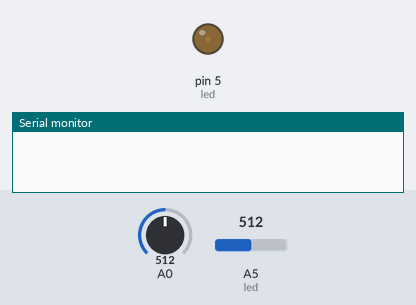
Bench run of a sketch on a simulated Arduino Mega 2560, built with avr-gcc and run on an emulated ATmega2560. Parts: output pins drawn as LEDs (lit = HIGH), the last lines printed to the serial monitor. Inputs (shaded band) come from the test bench; at power-on: A0 = 512, A5 (led) = 512.

Above: at 0.1 s.
At 18.7 s:
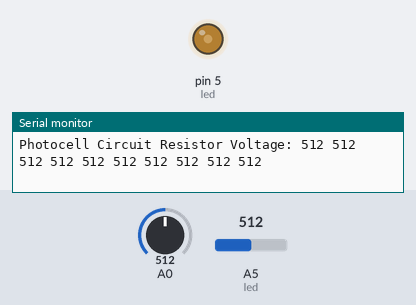
At 37.4 s:
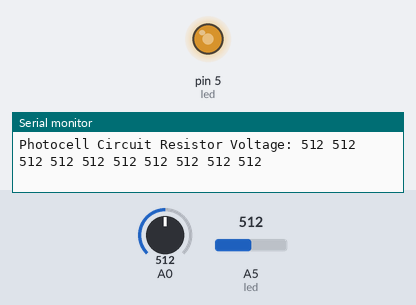
Timing chart, 0 to 38.9 s (numbered marks = the images above):
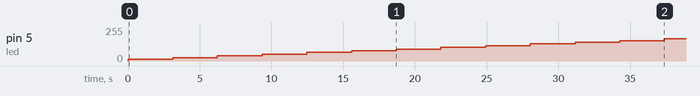

Measured:
- by itself, pin 5 (led): moves from 13/255 to 166/255 over 34.3 s

The sketch:

sketch_feb04a.ino
```cpp
// Christine Onita ECE303 Lab/Project 3 Winter 2021

int led = 5; //timer 3
int photocell_array[10]; // will use this to get ten values then find average
int ledd_array[10]; // will use this to get ten values then find average

void setup() {
  // put your setup code here, to run once:

  Serial.begin(9600); // baud rate
  pinMode(led, OUTPUT); //initialize pin 5 as output

  TCCR3A=0b10000010; // Initializes all bits in TCCR3A to zero
  TCCR3B=0b00010001; // Set prescalar of 1
  TCNT3=0; // Initializes counter TCNT3 to 0
  ICR3 = 8000;
  OCR3A = 400;

}

void loop() {
  // put your main code here, to run repeatedly:

  while (OCR3A <= ICR3) {
    delay(3000); // time delay (3 seconds) to get proper transient readings

    for (int i = 0; i < 10; i++ ){ // from i=0 to i=9, the voltage is measured (that's ten values for each case)
      photocell_array[i] = analogRead(A0); // records the photocell voltage on a scale of 0 to 1023
      ledd_array[i] = analogRead(led); // records/reads the  voltage on a scale of 0 to 1023

    }

    Serial.print("Duty Cycle (%): ");
    float dc = (float) OCR3A/ICR3*100; // duty cycle in % is OCR3A/ICR3*100
    Serial.println(dc);

    Serial.print("LED Circuit Resistor Voltage: ");
    for (int i=0; i<10; i++)
      Serial.print(String(ledd_array[i]) + " "); // this prints the ten values for the LED Circuit Resistor Voltage
    Serial.println();

    Serial.print("Photocell Circuit Resistor Voltage: ");
    for (int i=0; i<10; i++)
      Serial.print(String(photocell_array[i]) + " "); // this prints the ten values for the Photocell Circuit Resistor Voltage
    Serial.println();
    Serial.println();

    OCR3A += 400; // this would make sure the duty cycle is increased in incremements of 5%

  }
}
```
